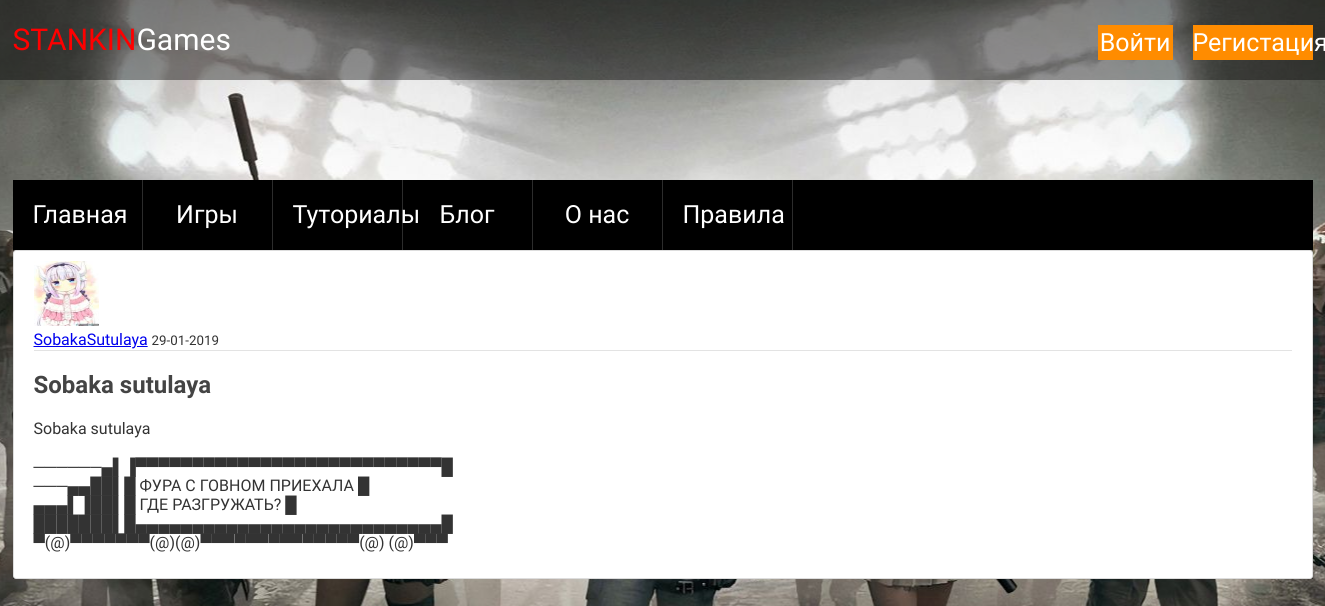
Screenshot of /post/3 with the database file from the repository.
### flaskblog/models.py (models this page shows, shortened)
class User(db.Model, UserMixin):
    id = db.Column(db.Integer, primary_key=True)
    username = db.Column(db.String(20), unique=True, nullable=False)
    email = db.Column(db.String(120), unique=True, nullable=False)
    image_file = db.Column(db.String(20), nullable=False, default='default.jpg')
    password = db.Column(db.String(60), nullable=False)
    posts = db.relationship('Post', backref='author', lazy=True)

class Post(db.Model):
    id = db.Column(db.Integer, primary_key=True)
    title = db.Column(db.String(100), nullable=False)
    date_posted = db.Column(db.DateTime, nullable=False, default=datetime.utcnow)
    content = db.Column(db.Text, nullable=False)
    user_id = db.Column(db.Integer, db.ForeignKey('user.id'), nullable=False)

### flaskblog/routes.py (the view)
@app.route("/post/<int:post_id>")
def post(post_id):
    post = Post.query.get_or_404(post_id)
    return render_template('post.html', title=post.title, post=post)

### flaskblog/templates/post.html (shortened to what this page needs)
{% extends "layout.html" %}
{% block header%}
<header class="header-container-games">
    <div class="header-menu">
            <a class="logo" href="{{ url_for('super_home') }}"><span>STANKIN</span>Games</a>
            <ul class="user-list">
                {% if current_user.is_authenticated %}
                <a class="nav-item nav-link" href="{{ url_for('new_post') }}">New Post</a>
                <a class="nav-item nav-link" href="{{ url_for('account') }}">Account</a>
                <a class="nav-item nav-link" href="{{ url_for('logout') }}">Logout</a>
                {% else %}
                <li class="user-item">
                    <a href="{{ url_for('login') }}" class="login">Войти</a>
                </li>
                <li class="user-item">
                    <a href="{{ url_for('register') }}" class="reg">Регистация</a>
                </li>
                {% endif %}
            </ul>
        </div>
    </header>
{% endblock header %}
{% block content %}
<main class="main-container">
		<div class="main-wrapper">
<article class="media content-section">
    <img class="rounded-circle article-img" src="{{ url_for('static', filename='profile_pics/' + post.author.image_file) }}" alt="">
    <div class="media-body">
        <div class="article-metadata">
                <a class="mr-2" href="{{ url_for('user_posts', username=post.author.username) }}">{{ post.author.username }}</a>
        <small class="text-muted">{{ post.date_posted.strftime('%d-%m-%Y') }}</small>
        </div>
        <h2 class="article-title">{{ post.title }}</h2>
        <p class="article-content">{{ post.content }}</p>
    </div>
</article>
</div>
</main>
{% endblock content %}

### flaskblog/static/main.css (style rules this page uses)
body { background: #fafafa; color: #333333; margin-top: 5rem; }
h1, h2, h3, h4, h5, h6 { color: #444444; }
.content-section { background: #ffffff; padding: 10px 20px; border: 1px solid #dddddd; border-radius: 3px; margin-bottom: 20px; }
.article-title { color: #444444; }
.article-content { white-space: pre-line; }
.article-img { height: 65px; width: 65px; margin-right: 16px; }
.article-metadata { padding-bottom: 1px; margin-bottom: 4px; border-bottom: 1px solid #e3e3e3 }

### flaskblog/static/style.css (style rules this page uses)
html { -webkit-box-sizing: border-box; box-sizing: border-box; }
* { -webkit-box-sizing: inherit; box-sizing: inherit; font-family: 'PT Sans Narrow',Arial sans-serif; }
body { margin: 0; padding: 0; font-family: "Cuprum","Arial",sans-serif; background: #DCDCDC; box-sizing: border-box; }
ul { list-style: none; margin: 0; padding:0; }
.header-menu { display: flex; justify-content: space-between; width: 1300px; margin: 0 auto; }
.logo { font-size:30px; text-decoration: none; color:#ffffff; }
.logo span { color:red; }
.user-list { display: flex; }
.user-item { margin-top: 25px; margin-left:20px; }
.user-item .login { display: block; color:#ffffff; text-decoration: none; font-size:25px; width:75px; line-height: 35px; background-color: #ff8c00; text-align: center; vertical-align: center; }
.user-item .reg { display: block; color:#ffffff; text-decoration: none; font-size:25px; width:120px; line-height: 35px; background-color: #ff8c00; text-align: center; vertical-align: center; }
.main-wrapper { background-color: rgba(0,0,0,0.4); width: 1300px; margin: 0 auto; z-index: 2; }
.header-container-games { width:100%; background-color: rgba(0,0,0,0.4); line-height: 80px; margin-bottom: 100px; }

### rows the page displays
User: image_file (picture), author.username "SobakaSutulaya"
Post: date_posted "29-01-2019", title "Sobaka sutulaya", content "Sobaka sutulaya ──────▄▌▐▀▀▀▀▀▀▀▀▀▀▀▀▀▀▀▀▀▀▀▀▀▀▀▀▀▀▀█ ───▄▄██▌█ ФУРА С ГОВНОМ ПРИЕХАЛА █ ▄▄▄▌▐██▌█ ГДЕ РАЗГРУЖАТЬ? █ ███████▌█▄▄▄▄▄▄▄▄▄▄▄▄▄▄▄▄▄▄▄▄▄▄▄▄▄▄▄█ ▀(@)▀▀▀▀▀▀▀(@)(@)▀▀▀▀▀▀▀▀▀▀▀▀▀▀(@) (@)▀▀▀"
